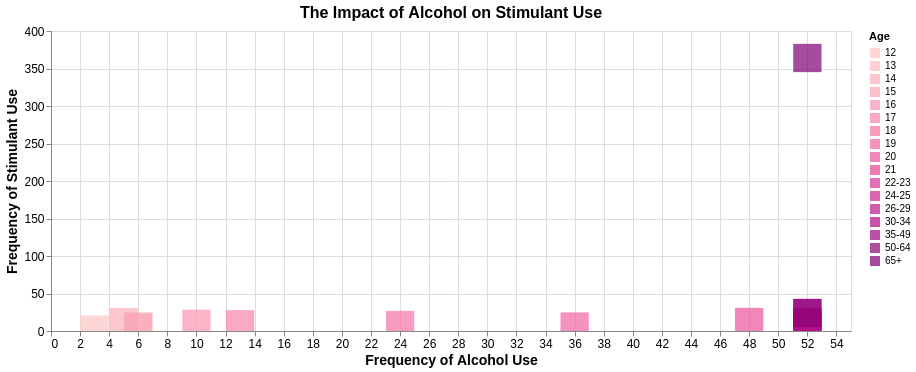

The notebook cell this image was saved under:
### Code cell
G4 = alt.Chart(data).encode(
x = alt.X("alcohol_frequency",title = "Frequency of Alcohol Use",axis=alt.Axis(labelAngle=0, labelFontSize=12, titleFontSize=14)),
y = alt.Y("stimulant_frequency",title = "Frequency of Stimulant Use",axis=alt.Axis(labelAngle=0, labelFontSize=12, titleFontSize=14)),
color = alt.Color('age',title = "Age",scale = alt.Scale(scheme = 'redpurple')),
tooltip = ["alcohol_frequency","stimulant_frequency",'age']).interactive()

A = G4.properties(width = 800, height = 300, title = {'text':'The Impact of Alcohol on Stimulant Use', 'fontSize':16})
A.mark_square(size = 800)

### Figure 1 — Vega-Lite specification as saved in the notebook (floating-point values rounded to 4 significant figures)
{"config": {"view": {"continuousWidth": 300, "continuousHeight": 300}}, "data": {"name": "data-e4294b6aa3051d35c736dcfaa76594c2"}, "mark": {"type": "square", "size": 800}, "encoding": {"color": {"field": "age", "scale": {"scheme": "redpurple"}, "title": "Age", "type": "nominal"}, "tooltip": [{"field": "alcohol_frequency", "type": "quantitative"}, {"field": "stimulant_frequency", "type": "quantitative"}, {"field": "age", "type": "nominal"}], "x": {"axis": {"labelAngle": 0, "labelFontSize": 12, "titleFontSize": 14}, "field": "alcohol_frequency", "title": "Frequency of Alcohol Use", "type": "quantitative"}, "y": {"axis": {"labelAngle": 0, "labelFontSize": 12, "titleFontSize": 14}, "field": "stimulant_frequency", "title": "Frequency of Stimulant Use", "type": "quantitative"}}, "height": 300, "params": [{"name": "param_1e9efca18e7a2868", "select": {"type": "interval", "encodings": ["x", "y"]}, "bind": "scales"}], "title": {"text": "The Impact of Alcohol on Stimulant Use", "fontSize": 16}, "width": 800, "$schema": "https://vega.github.io/schema/vega-lite/v6.4.1.json", "datasets": {"data-e4294b6aa3051d35c736dcfaa76594c2": [{"age": "12", "n": 2798, "alcohol_use": 3.9, "alcohol_frequency": 3.0, "marijuana_use": 1.1, "marijuana_frequency": 4.0, "cocaine_use": 0.1, "cocaine_frequency": "5.0", "crack_use": 0.0, "crack_frequency": "-", "heroin_use": 0.1, "heroin_frequency": "35.5", "hallucinogen_use": 0.2, "hallucinogen_frequency": 52.0, "inhalant_use": 1.6, "inhalant_frequency": "19.0", "pain_releiver_use": 2.0, "pain_releiver_frequency": 36.0, "oxycontin_use": 0.1, "oxycontin_frequency": "24.5", "tranquilizer_use": 0.2, "tranquilizer_frequency": 52.0, "stimulant_use": 0.2, "stimulant_frequency": 2.0, "meth_use": 0.0, "meth_frequency": "-", "sedative_use": 0.2, "sedative_frequency": 13.0}, {"age": "13", "n": 2757, "alcohol_use": 8.5, "alcohol_frequency": 6.0, "marijuana_use": 3.4, "marijuana_frequency": 15.0, "cocaine_use": 0.1, "cocaine_frequency": "1.0", "crack_use": 0.0, "crack_frequency": "3.0", "heroin_use": 0.0, "heroin_frequency": "-", "hallucinogen_use": 0.6, "hallucinogen_frequency": 6.0, "inhalant_use": 2.5, "inhalant_frequency": "12.0", "pain_releiver_use": 2.4, "pain_releiver_frequency": 14.0, "oxycontin_use": 0.1, "oxycontin_frequency": "41.0", "tranquilizer_use": 0.3, "tranquilizer_frequency": 25.5, "stimulant_use": 0.3, "stimulant_frequency": 4.0, "meth_use": 0.1, "meth_frequency": "5.0", "sedative_use": 0.1, "sedative_frequency": 19.0}, {"age": "14", "n": 2792, "alcohol_use": 18.1, "alcohol_frequency": 5.0, "marijuana_use": 8.7, "marijuana_frequency": 24.0, "cocaine_use": 0.1, "cocaine_frequency": "5.5", "crack_use": 0.0, "crack_frequency": "-", "heroin_use": 0.1, "heroin_frequency": "2.0", "hallucinogen_use": 1.6, "hallucinogen_frequency": 3.0, "inhalant_use": 2.6, "inhalant_frequency": "5.0", "pain_releiver_use": 3.9, "pain_releiver_frequency": 12.0, "oxycontin_use": 0.4, "oxycontin_frequency": "4.5", "tranquilizer_use": 0.9, "tranquilizer_frequency": 5.0, "stimulant_use": 0.8, "stimulant_frequency": 12.0, "meth_use": 0.1, "meth_frequency": "24.0", "sedative_use": 0.2, "sedative_frequency": 16.5}, {"age": "15", "n": 2956, "alcohol_use": 29.2, "alcohol_frequency": 6.0, "marijuana_use": 14.5, "marijuana_frequency": 25.0, "cocaine_use": 0.5, "cocaine_frequency": "4.0", "crack_use": 0.1, "crack_frequency": "9.5", "heroin_use": 0.2, "heroin_frequency": "1.0", "hallucinogen_use": 2.1, "hallucinogen_frequency": 4.0, "inhalant_use": 2.5, "inhalant_frequency": "5.5", "pain_releiver_use": 5.5, "pain_releiver_frequency": 10.0, "oxycontin_use": 0.8, "oxycontin_frequency": "3.0", "tranquilizer_use": 2.0, "tranquilizer_frequency": 4.5, "stimulant_use": 1.5, "stimulant_frequency": 6.0, "meth_use": 0.3, "meth_frequency": "10.5", "sedative_use": 0.4, "sedative_frequency": 30.0}, {"age": "16", "n": 3058, "alcohol_use": 40.1, "alcohol_frequency": 10.0, "marijuana_use": 22.5, "marijuana_frequency": 30.0, "cocaine_use": 1.0, "cocaine_frequency": "7.0", "crack_use": 0.0, "crack_frequency": "1.0", "heroin_use": 0.1, "heroin_frequency": "66.5", "hallucinogen_use": 3.4, "hallucinogen_frequency": 3.0, "inhalant_use": 3.0, "inhalant_frequency": "3.0", "pain_releiver_use": 6.2, "pain_releiver_frequency": 7.0, "oxycontin_use": 1.1, "oxycontin_frequency": "4.0", "tranquilizer_use": 2.4, "tranquilizer_frequency": 11.0, "stimulant_use": 1.8, "stimulant_frequency": 9.5, "meth_use": 0.3, "meth_frequency": "36.0", "sedative_use": 0.2, "sedative_frequency": 3.0}, {"age": "17", "n": 3038, "alcohol_use": 49.3, "alcohol_frequency": 13.0, "marijuana_use": 28.0, "marijuana_frequency": 36.0, "cocaine_use": 2.0, "cocaine_frequency": "5.0", "crack_use": 0.1, "crack_frequency": "21.0", "heroin_use": 0.1, "heroin_frequency": "64.0", "hallucinogen_use": 4.8, "hallucinogen_frequency": 3.0, "inhalant_use": 2.0, "inhalant_frequency": "4.0", "pain_releiver_use": 8.5, "pain_releiver_frequency": 9.0, "oxycontin_use": 1.4, "oxycontin_frequency": "6.0", "tranquilizer_use": 3.5, "tranquilizer_frequency": 7.0, "stimulant_use": 2.8, "stimulant_frequency": 9.0, "meth_use": 0.6, "meth_frequency": "48.0", "sedative_use": 0.5, "sedative_frequency": 6.5}, {"age": "18", "n": 2469, "alcohol_use": 58.7, "alcohol_frequency": 24.0, "marijuana_use": 33.7, "marijuana_frequency": 52.0, "cocaine_use": 3.2, "cocaine_frequency": "5.0", "crack_use": 0.4, "crack_frequency": "10.0", "heroin_use": 0.4, "heroin_frequency": "46.0", "hallucinogen_use": 7.0, "hallucinogen_frequency": 4.0, "inhalant_use": 1.8, "inhalant_frequency": "4.0", "pain_releiver_use": 9.2, "pain_releiver_frequency": 12.0, "oxycontin_use": 1.7, "oxycontin_frequency": "7.0", "tranquilizer_use": 4.9, "tranquilizer_frequency": 12.0, "stimulant_use": 3.0, "stimulant_frequency": 8.0, "meth_use": 0.5, "meth_frequency": "12.0", "sedative_use": 0.4, "sedative_frequency": 10.0}, {"age": "19", "n": 2223, "alcohol_use": 64.6, "alcohol_frequency": 36.0, "marijuana_use": 33.4, "marijuana_frequency": 60.0, "cocaine_use": 4.1, "cocaine_frequency": "5.5", "crack_use": 0.5, "crack_frequency": "2.0", "heroin_use": 0.5, "heroin_frequency": "180.0", "hallucinogen_use": 8.6, "hallucinogen_frequency": 3.0, "inhalant_use": 1.4, "inhalant_frequency": "3.0", "pain_releiver_use": 9.4, "pain_releiver_frequency": 12.0, "oxycontin_use": 1.5, "oxycontin_frequency": "7.5", "tranquilizer_use": 4.2, "tranquilizer_frequency": 4.5, "stimulant_use": 3.3, "stimulant_frequency": 6.0, "meth_use": 0.4, "meth_frequency": "105.0", "sedative_use": 0.3, "sedative_frequency": 6.0}, {"age": "20", "n": 2271, "alcohol_use": 69.7, "alcohol_frequency": 48.0, "marijuana_use": 34.0, "marijuana_frequency": 60.0, "cocaine_use": 4.9, "cocaine_frequency": "8.0", "crack_use": 0.6, "crack_frequency": "5.0", "heroin_use": 0.9, "heroin_frequency": "45.0", "hallucinogen_use": 7.4, "hallucinogen_frequency": 2.0, "inhalant_use": 1.5, "inhalant_frequency": "4.0", "pain_releiver_use": 10.0, "pain_releiver_frequency": 10.0, "oxycontin_use": 1.7, "oxycontin_frequency": "12.0", "tranquilizer_use": 5.4, "tranquilizer_frequency": 10.0, "stimulant_use": 4.0, "stimulant_frequency": 12.0, "meth_use": 0.9, "meth_frequency": "12.0", "sedative_use": 0.5, "sedative_frequency": 4.0}, {"age": "21", "n": 2354, "alcohol_use": 83.2, "alcohol_frequency": 52.0, "marijuana_use": 33.0, "marijuana_frequency": 52.0, "cocaine_use": 4.8, "cocaine_frequency": "5.0", "crack_use": 0.5, "crack_frequency": "17.0", "heroin_use": 0.6, "heroin_frequency": "30.0", "hallucinogen_use": 6.3, "hallucinogen_frequency": 4.0, "inhalant_use": 1.4, "inhalant_frequency": "2.0", "pain_releiver_use": 9.0, "pain_releiver_frequency": 15.0, "oxycontin_use": 1.3, "oxycontin_frequency": "13.5", "tranquilizer_use": 3.9, "tranquilizer_frequency": 7.0, "stimulant_use": 4.1, "stimulant_frequency": 10.0, "meth_use": 0.6, "meth_frequency": "2.0", "sedative_use": 0.3, "sedative_frequency": 9.0}, {"age": "22-23", "n": 4707, "alcohol_use": 84.2, "alcohol_frequency": 52.0, "marijuana_use": 28.4, "marijuana_frequency": 52.0, "cocaine_use": 4.5, "cocaine_frequency": "5.0", "crack_use": 0.5, "crack_frequency": "5.0", "heroin_use": 1.1, "heroin_frequency": "57.5", "hallucinogen_use": 5.2, "hallucinogen_frequency": 3.0, "inhalant_use": 1.0, "inhalant_frequency": "4.0", "pain_releiver_use": 10.0, "pain_releiver_frequency": 15.0, "oxycontin_use": 1.7, "oxycontin_frequency": "17.5", "tranquilizer_use": 4.4, "tranquilizer_frequency": 12.0, "stimulant_use": 3.6, "stimulant_frequency": 10.0, "meth_use": 0.6, "meth_frequency": "46.0", "sedative_use": 0.2, "sedative_frequency": 52.0}, {"age": "24-25", "n": 4591, "alcohol_use": 83.1, "alcohol_frequency": 52.0, "marijuana_use": 24.9, "marijuana_frequency": 60.0, "cocaine_use": 4.0, "cocaine_frequency": "6.0", "crack_use": 0.5, "crack_frequency": "6.0", "heroin_use": 0.7, "heroin_frequency": "88.0", "hallucinogen_use": 4.5, "hallucinogen_frequency": 2.0, "inhalant_use": 0.8, "inhalant_frequency": "2.0", "pain_releiver_use": 9.0, "pain_releiver_frequency": 15.0, "oxycontin_use": 1.3, "oxycontin_frequency": "20.0", "tranquilizer_use": 4.3, "tranquilizer_frequency": 10.0, "stimulant_use": 2.6, "stimulant_frequency": 10.0, "meth_use": 0.7, "meth_frequency": "21.0", "sedative_use": 0.2, "sedative_frequency": 17.5}, {"age": "26-29", "n": 2628, "alcohol_use": 80.7, "alcohol_frequency": 52.0, "marijuana_use": 20.8, "marijuana_frequency": 52.0, "cocaine_use": 3.2, "cocaine_frequency": "5.0", "crack_use": 0.4, "crack_frequency": "6.0", "heroin_use": 0.6, "heroin_frequency": "50.0", "hallucinogen_use": 3.2, "hallucinogen_frequency": 3.0, "inhalant_use": 0.6, "inhalant_frequency": "4.0", "pain_releiver_use": 8.3, "pain_releiver_frequency": 13.0, "oxycontin_use": 1.2, "oxycontin_frequency": "13.5", "tranquilizer_use": 4.2, "tranquilizer_frequency": 10.0, "stimulant_use": 2.3, "stimulant_frequency": 7.0, "meth_use": 0.6, "meth_frequency": "30.0", "sedative_use": 0.4, "sedative_frequency": 4.0}, {"age": "30-34", "n": 2864, "alcohol_use": 77.5, "alcohol_frequency": 52.0, "marijuana_use": 16.4, "marijuana_frequency": 72.0, "cocaine_use": 2.1, "cocaine_frequency": "8.0", "crack_use": 0.5, "crack_frequency": "15.0", "heroin_use": 0.4, "heroin_frequency": "66.0", "hallucinogen_use": 1.8, "hallucinogen_frequency": 2.0, "inhalant_use": 0.4, "inhalant_frequency": "3.5", "pain_releiver_use": 5.9, "pain_releiver_frequency": 22.0, "oxycontin_use": 0.9, "oxycontin_frequency": "46.0", "tranquilizer_use": 3.6, "tranquilizer_frequency": 8.0, "stimulant_use": 1.4, "stimulant_frequency": 12.0, "meth_use": 0.4, "meth_frequency": "54.0", "sedative_use": 0.4, "sedative_frequency": 10.0}, {"age": "35-49", "n": 7391, "alcohol_use": 75.0, "alcohol_frequency": 52.0, "marijuana_use": 10.4, "marijuana_frequency": 48.0, "cocaine_use": 1.5, "cocaine_frequency": "15.0", "crack_use": 0.5, "crack_frequency": "48.0", "heroin_use": 0.1, "heroin_frequency": "280.0", "hallucinogen_use": 0.6, "hallucinogen_frequency": 3.0, "inhalant_use": 0.3, "inhalant_frequency": "10.0", "pain_releiver_use": 4.2, "pain_releiver_frequency": 12.0, "oxycontin_use": 0.3, "oxycontin_frequency": "12.0", "tranquilizer_use": 1.9, "tranquilizer_frequency": 6.0, "stimulant_use": 0.6, "stimulant_frequency": 24.0, "meth_use": 0.2, "meth_frequency": "104.0", "sedative_use": 0.3, "sedative_frequency": 10.0}, {"age": "50-64", "n": 3923, "alcohol_use": 67.2, "alcohol_frequency": 52.0, "marijuana_use": 7.3, "marijuana_frequency": 52.0, "cocaine_use": 0.9, "cocaine_frequency": "36.0", "crack_use": 0.4, "crack_frequency": "62.0", "heroin_use": 0.1, "heroin_frequency": "41.0", "hallucinogen_use": 0.3, "hallucinogen_frequency": 44.0, "inhalant_use": 0.2, "inhalant_frequency": "13.5", "pain_releiver_use": 2.5, "pain_releiver_frequency": 12.0, "oxycontin_use": 0.4, "oxycontin_frequency": "5.0", "tranquilizer_use": 1.4, "tranquilizer_frequency": 10.0, "stimulant_use": 0.3, "stimulant_frequency": 24.0, "meth_use": 0.2, "meth_frequency": "30.0", "sedative_use": 0.2, "sedative_frequency": 104.0}, {"age": "65+", "n": 2448, "alcohol_use": 49.3, "alcohol_frequency": 52.0, "marijuana_use": 1.2, "marijuana_frequency": 36.0, "cocaine_use": 0.0, "cocaine_frequency": "-", "crack_use": 0.0, "crack_frequency": "-", "heroin_use": 0.0, "heroin_frequency": "120.0", "hallucinogen_use": 0.1, "hallucinogen_frequency": 2.0, "inhalant_use": 0.0, "inhalant_frequency": "-", "pain_releiver_use": 0.6, "pain_releiver_frequency": 24.0, "oxycontin_use": 0.0, "oxycontin_frequency": "-", "tranquilizer_use": 0.2, "tranquilizer_frequency": 5.0, "stimulant_use": 0.0, "stimulant_frequency": 364.0, "meth_use": 0.0, "meth_frequency": "-", "sedative_use": 0.0, "sedative_frequency": 15.0}]}}
